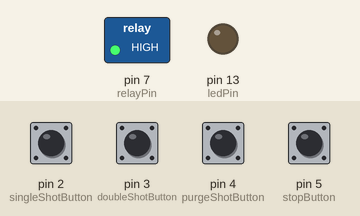
Recording of a sketch running on a simulated Arduino Uno, built with avr-gcc and run on an emulated ATmega328P. Shown: switched loads named in the sketch (green lamp = pin HIGH), output pins drawn as LEDs (lit = HIGH). The inputs (shaded band) are chosen by the test bench; at power-on: pin 2 (singleShotButton), pin 3 (doubleShotButton), pin 4 (purgeShotButton), pin 5 (stopButton) LOW.

Above: at 1.2 s.
1.3 s: pin 2 (singleShotButton) pulled HIGH for 0.15 s
At 2.4 s:
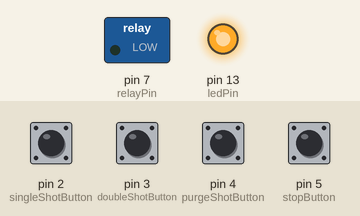
2.9 s: pin 5 (stopButton) pulled HIGH for 0.15 s
At 3.5 s:
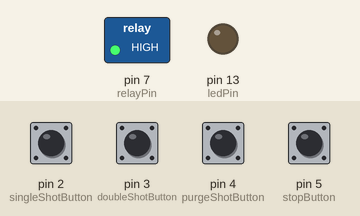
4.5 s: pin 2 (singleShotButton) pulled HIGH for 1 s
At 6.0 s:
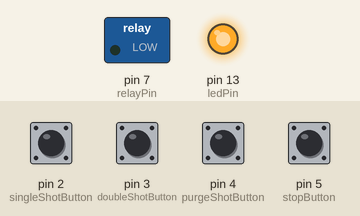
Timing chart, 0 to 18.5 s (numbered marks = the images above; inputs shaded):
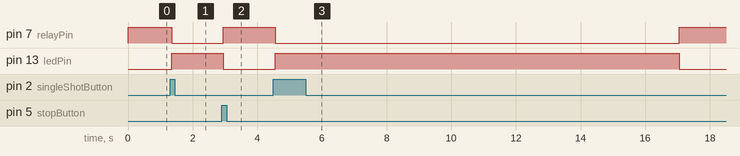

Measured:
- after the input at 1.3 s, pin 7 (relayPin): HIGH → LOW after 0.05 s; pin 13 (ledPin): LOW → HIGH after 0.05 s
- after the input at 2.9 s, pin 7 (relayPin): LOW → HIGH after 0.05 s; pin 13 (ledPin): HIGH → LOW after 0.05 s
- after the input at 4.5 s, pin 7 (relayPin): HIGH → LOW after 0.05 s, → HIGH 12.5 s later; pin 13 (ledPin): LOW → HIGH after 0.05 s, → LOW 12.5 s later

The sketch:

espresso_mod.ino
```cpp
const int singleShotButton = 2; // Pin connected to Single Shot button
const int doubleShotButton = 3; // Pin connected to Double Shot button
const int purgeShotButton = 4;  // Pin connected to Purge Shot button
const int stopButton = 5;       // Pin connected to Stop button
const int relayPin = 7;         // Pin connected to relay

const int ledPin = 13;

int singleShotTime = 12500; // Single shot brew time in milliseconds (12.5 seconds)
int doubleShotTime = 24500; // Double shot brew time in milliseconds (24.5 seconds)
int purgeShotTime = 3000;   // Purge shot time in milliseconds (3 seconds)

bool isBrewing = false;          // Variable to track if brewing is in progress
unsigned long brewStartTime = 0; // Variable to track brew start time
unsigned long brewDuration = 0;  // Variable to store the duration of the current brew

// Button states for debouncing
int singleShotButtonState = 0;
int lastSingleShotButtonState = 0;
unsigned long lastSingleShotDebounceTime = 0;

int doubleShotButtonState = 0;
int lastDoubleShotButtonState = 0;
unsigned long lastDoubleShotDebounceTime = 0;

int purgeShotButtonState = 0;
int lastPurgeShotButtonState = 0;
unsigned long lastPurgeShotDebounceTime = 0;

int stopButtonState = 0;
int lastStopButtonState = 0;
unsigned long lastStopDebounceTime = 0;

unsigned long debounceDelay = 50; // Debounce time in milliseconds

void setup()
{
    pinMode(singleShotButton, INPUT); // Set Single Shot button as input
    pinMode(doubleShotButton, INPUT); // Set Double Shot button as input
    pinMode(purgeShotButton, INPUT);  // Set Purge Shot button as input
    pinMode(stopButton, INPUT);       // Set Stop button as input (without pull-up)
    pinMode(relayPin, OUTPUT);        // Set relay pin as output
    pinMode(ledPin, OUTPUT);

    digitalWrite(relayPin, HIGH); // Ensure relay is off initially
}

void loop()
{
    // Read button states
    int singleShotReading = digitalRead(singleShotButton);
    int doubleShotReading = digitalRead(doubleShotButton);
    int purgeShotReading = digitalRead(purgeShotButton);
    int stopReading = digitalRead(stopButton); // Stop button reading

    // Check if stop button is pressed
    if (stopReading != lastStopButtonState)
    {
        lastStopDebounceTime = millis(); // Reset debounce timer
    }

    if ((millis() - lastStopDebounceTime) > debounceDelay)
    {
        if (stopReading != stopButtonState)
        {
            stopButtonState = stopReading;

            // Stop Button Pressed (button connected to 5V)
            if (stopButtonState == HIGH && isBrewing)
            {
                stopBrew(); // Stop the current brew cycle if brewing
            }
        }
    }

    lastStopButtonState = stopReading; // Save current state

    // If brewing is in progress, check the elapsed time
    if (isBrewing)
    {
        unsigned long currentTime = millis();
        if (currentTime - brewStartTime >= brewDuration)
        {
            stopBrew(); // Automatically stop brew when the set time has passed
        }
        return; // Exit loop to allow brewing to continue without checking other buttons
    }

    // Check for button presses and debounce logic
    // Single Shot Button
    if (singleShotReading != lastSingleShotButtonState)
    {
        lastSingleShotDebounceTime = millis(); // Reset debounce timer
    }

    if ((millis() - lastSingleShotDebounceTime) > debounceDelay)
    {
        if (singleShotReading != singleShotButtonState)
        {
            singleShotButtonState = singleShotReading;

            // Single Shot Button Pressed
            if (singleShotButtonState == HIGH && !isBrewing)
            {
                startBrew(singleShotTime);
            }
        }
    }

    lastSingleShotButtonState = singleShotReading; // Save the current state for the next loop

    // Double Shot Button
    if (doubleShotReading != lastDoubleShotButtonState)
    {
        lastDoubleShotDebounceTime = millis(); // Reset debounce timer
    }

    if ((millis() - lastDoubleShotDebounceTime) > debounceDelay)
    {
        if (doubleShotReading != doubleShotButtonState)
        {
            doubleShotButtonState = doubleShotReading;

            // Double Shot Button Pressed
            if (doubleShotButtonState == HIGH && !isBrewing)
            {
                startBrew(doubleShotTime);
            }
        }
    }

    lastDoubleShotButtonState = doubleShotReading; // Save the current state for the next loop

    // Purge Shot Button
    if (purgeShotReading != lastPurgeShotButtonState)
    {
        lastPurgeShotDebounceTime = millis(); // Reset debounce timer
    }

    if ((millis() - lastPurgeShotDebounceTime) > debounceDelay)
    {
        if (purgeShotReading != purgeShotButtonState)
        {
            purgeShotButtonState = purgeShotReading;

            // Purge Shot Button Pressed
            if (purgeShotButtonState == HIGH && !isBrewing)
            {
                startBrew(purgeShotTime);
            }
        }
    }

    lastPurgeShotButtonState = purgeShotReading; // Save the current state for the next loop
}

// Function to start brewing for the specified time
void startBrew(int brewTime)
{
    isBrewing = true;
    brewDuration = brewTime;
    brewStartTime = millis(); // Record the time the brew started
    digitalWrite(ledPin, HIGH);
    digitalWrite(relayPin, LOW); // Turn on relay (brew/purge starts)
}

// Function to stop the current brew or purge
void stopBrew()
{
    digitalWrite(ledPin, LOW);
    digitalWrite(relayPin, HIGH); // Turn off relay immediately
    isBrewing = false;            // Reset brewing state
}
```
